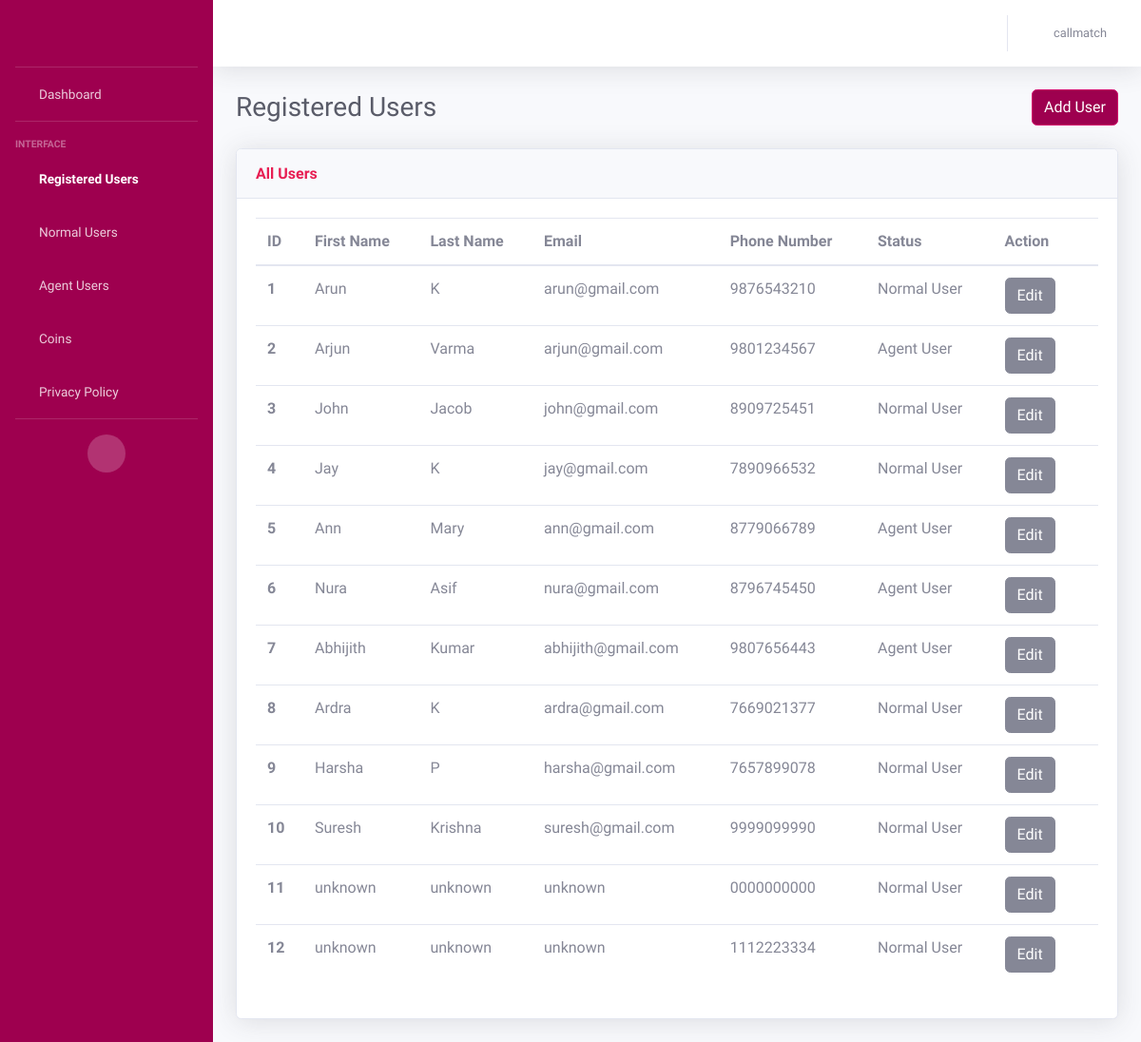
Page /users (signed in) on the earlier database version.
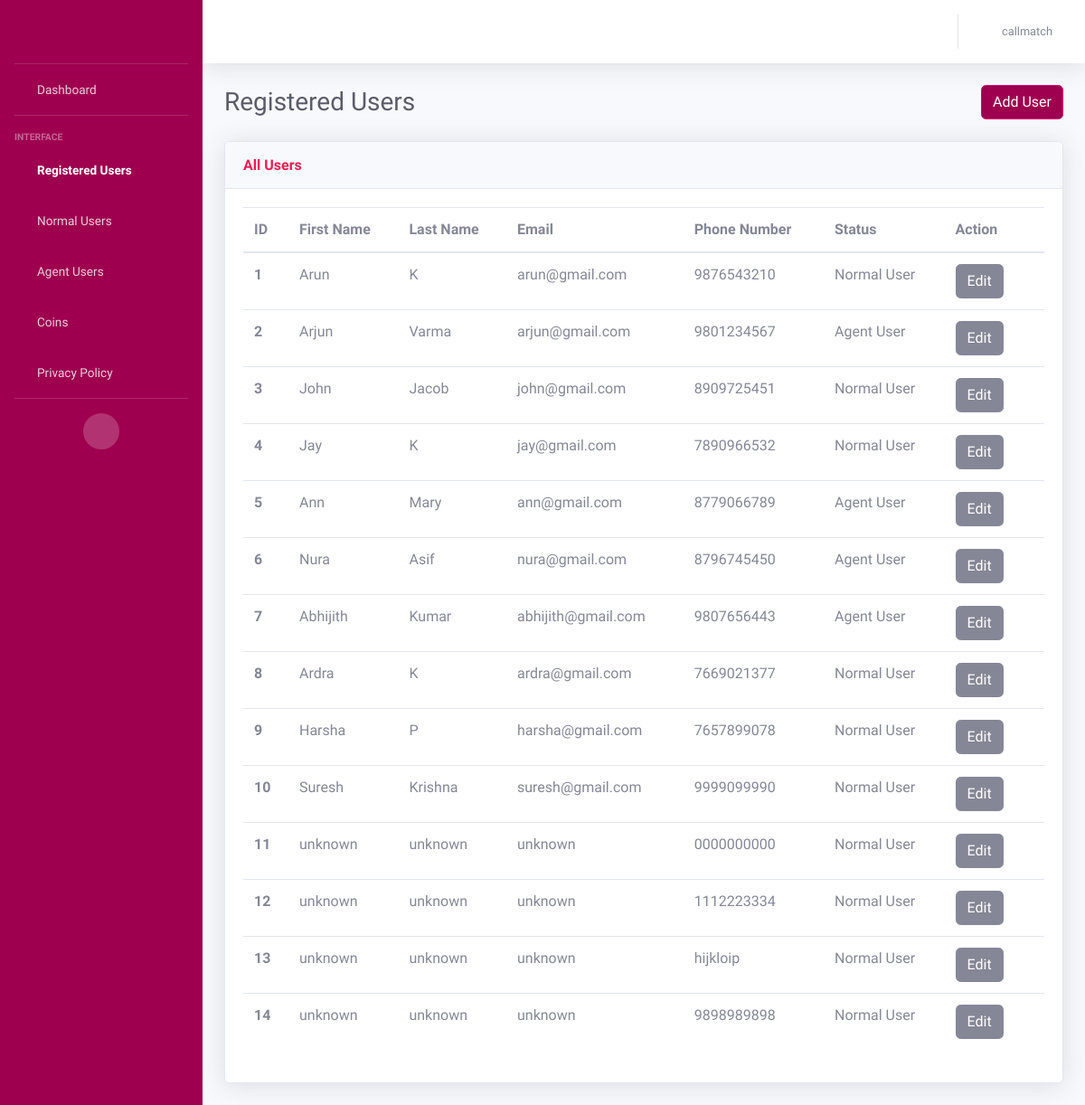
Same page on the later database version.
### AdminApp/models.py (models this page shows, shortened)
class CustomerModel(models.Model):
    NORMAL_USER = 'Normal User'
    AGENT_USER = 'Agent User'
    USER_STATUS_CHOICES = [
        (NORMAL_USER, 'Normal User'),
        (AGENT_USER, 'Agent User'),
    ]
    BOTH = 'Both'
    MALAYALAM = 'Malayalam'
    TAMIL = 'Tamil'
    LANGUAGE_CHOICES = [
        (BOTH, 'Both'),
        (MALAYALAM, 'Malayalam'),
        (TAMIL, 'Tamil'),
    ]
    MALE = 'Male'
    FEMALE = 'Female'
    GENDER_CHOICES = [
        (MALE, 'Male'),
        (FEMALE, 'Female')
    ]
    customer_id = models.AutoField(primary_key=True)
    customer_first_name = models.CharField(max_length=100, default="unknown")
    customer_last_name = models.CharField(max_length=100, default="unknown")
    customer_email = models.EmailField(default="unknown")
    customer_contact = models.CharField(max_length=50)
    gender = models.CharField(
        max_length=20,
        choices=GENDER_CHOICES,
        null=True
    )
    status = models.CharField(
        max_length=20,
        choices=USER_STATUS_CHOICES,
        default=NORMAL_USER,
    )
    is_online = models.BooleanField(default=False)
    languages = models.CharField(
        max_length=20,
        choices=LANGUAGE_CHOICES,
        default=BOTH,
    )
    is_existing = models.BooleanField(default=False)
    adhaar_no = models.CharField(max_length=50, default="unknown")
    rating = models.IntegerField()
    terms_conditions = models.BooleanField(default=False)
    customer_password = models.CharField(max_length=100)
    @property
    def rating(self):
        from .models import RatingModel
        rating = RatingModel.objects.filter(agent=self).aggregate(Avg('ratings')).get('ratings__avg')
        return rating if rating is not None else 0

### AdminApp/views.py (the view, shortened to what this page needs)
# urls.py: path('users', views.registered_users, name='users'),
def registered_users(request):
    username = request.session.get('user', None)
    if username is None:
        return redirect('/login')
    else:
        users = CustomerModel.objects.all()
    return render(request, 'registered_users.html', {'users': users, 'username': username})

### templates/registered_users.html (shortened to what the changed rows need)
<!DOCTYPE html>
<html lang="en">
<head>
    {% load static %}
    <link href="{% static 'vendor/fontawesome-free/css/all.min.css' %}" rel="stylesheet" type="text/css">
    <link href="{% static 'css/sb-admin-2.min.css' %}" rel="stylesheet">
</head>
<body id="page-top">
    <div id="wrapper">
        <div id="content-wrapper" class="d-flex flex-column">
            <div id="content">
                <div class="container-fluid">
                    <div class="d-sm-flex align-items-center justify-content-between mb-4">
                        <h1 class="h3 mb-0 text-gray-800">Registered Users</h1>
                    </div>
                    <div class="row">
                        <div class="col">
                            <div class="card shadow mb-4">
                                <div class="card-body">
                                    <div class="table-responsive">
                                        <table class="table table-hover all-users">
                                          <thead>
                                            <tr>
                                              <th scope="col">ID</th>
                                              <th scope="col">First Name</th>
                                              <th scope="col">Last Name</th>
                                              <th scope="col">Email</th>
                                              <th scope="col">Phone Number</th>
                                              <th scope="col">Status</th>
                                              <th scope="col">Action</th>
                                            </tr>
                                          </thead>
                                          <tbody>
                                          {% for user in users %}
                                            <tr>
                                               <th scope="row">{{ forloop.counter }}</th>
                                              <td>{{user.customer_first_name}}</td>
                                              <td>{{user.customer_last_name}}</td>
                                              <td>{{user.customer_email}}</td>
                                              <td>{{user.customer_contact}}</td>
                                              <td>
                                                <span id="status_text_{{ user.customer_id }}">{{ user.status }}</span>
                                              </td>
                                              <td>
                                                <button id="edit_button_{{ user.customer_id }}" class="btn btn-secondary" onclick="editStatus('{{ user.customer_id }}')">Edit</button>
                                                <form id="delete_form_{{ user.customer_id }}" method="POST" action="{% url 'delete_user' %}" style="display: inline;">
                                                    <i class="fas fa-trash" onclick="document.getElementById('delete_form_{{ user.customer_id }}').submit();" style="cursor: pointer;"></i>
                                                </form>
                                              </td>
                                            </tr>
                                          {% endfor %}
                                          </tbody>
                                        </table>
                                    </div>
                                </div>
                            </div>
                        </div>
                    </div>
                </div>
            </div>
        </div>
    </div>
</body>
</html>

Differences in the rows shown:
added CustomerModel: customer_first_name "unknown", customer_last_name "unknown", customer_email "unknown", customer_contact "hijkloip", status "Normal User"
added CustomerModel: customer_first_name "unknown", customer_last_name "unknown", customer_email "unknown", customer_contact "9898989898", status "Normal User"
